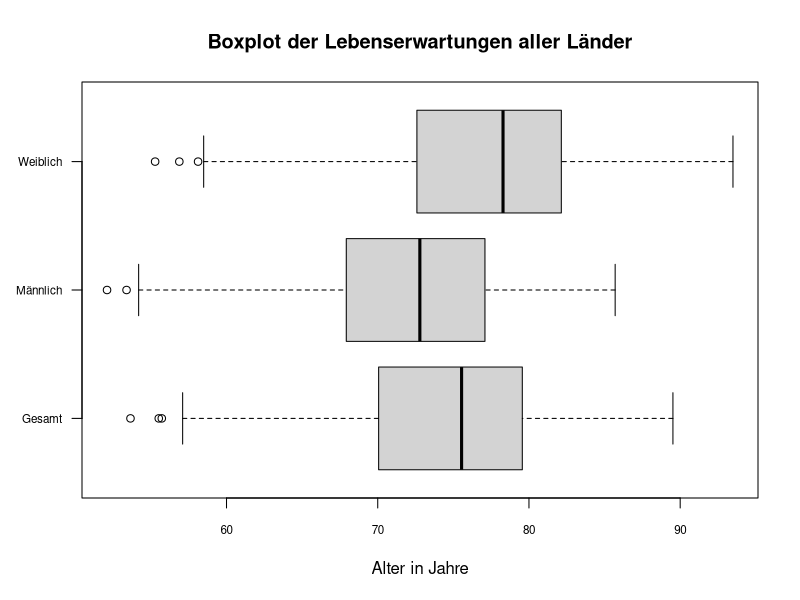
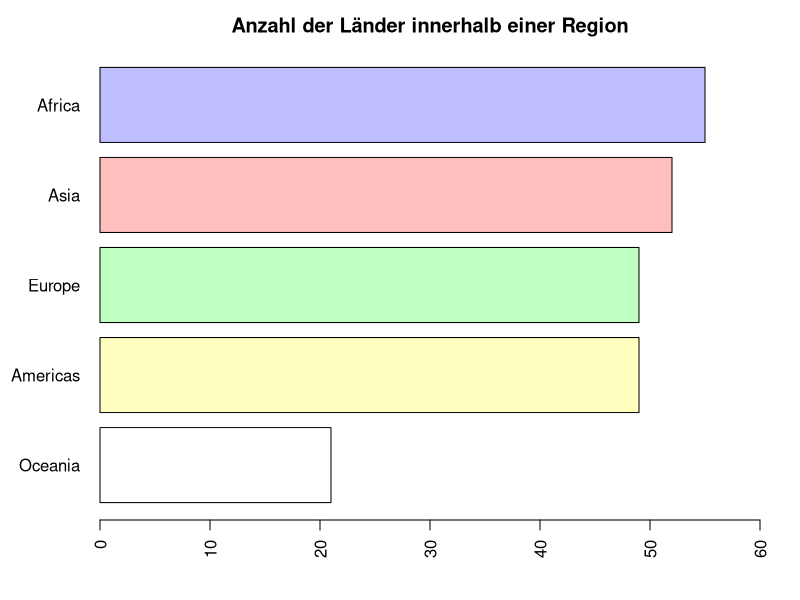
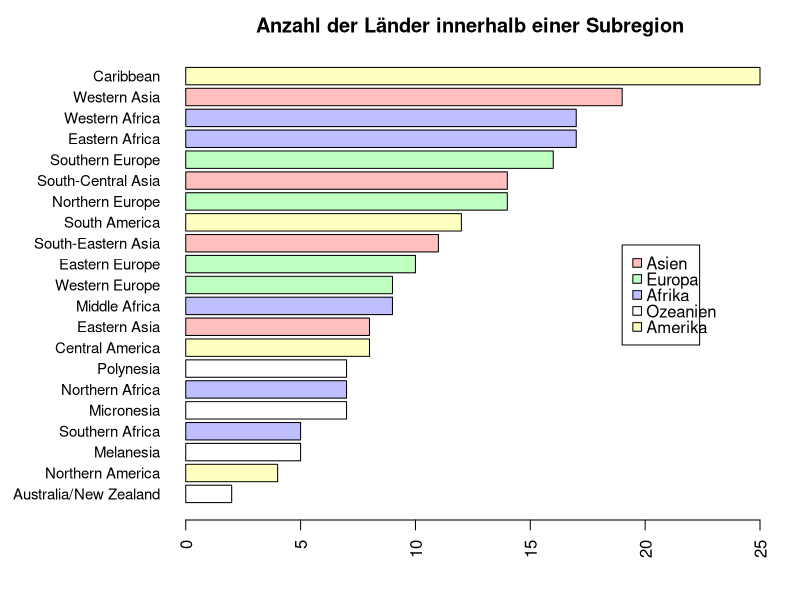
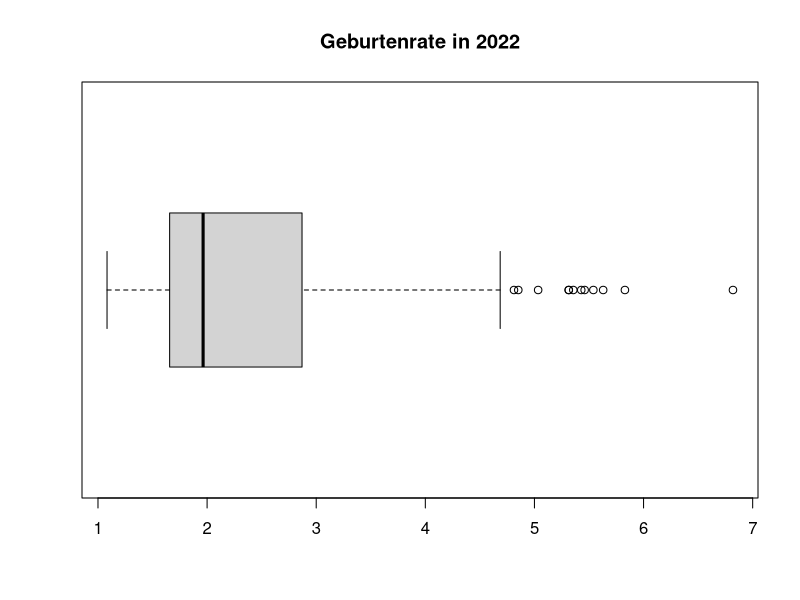
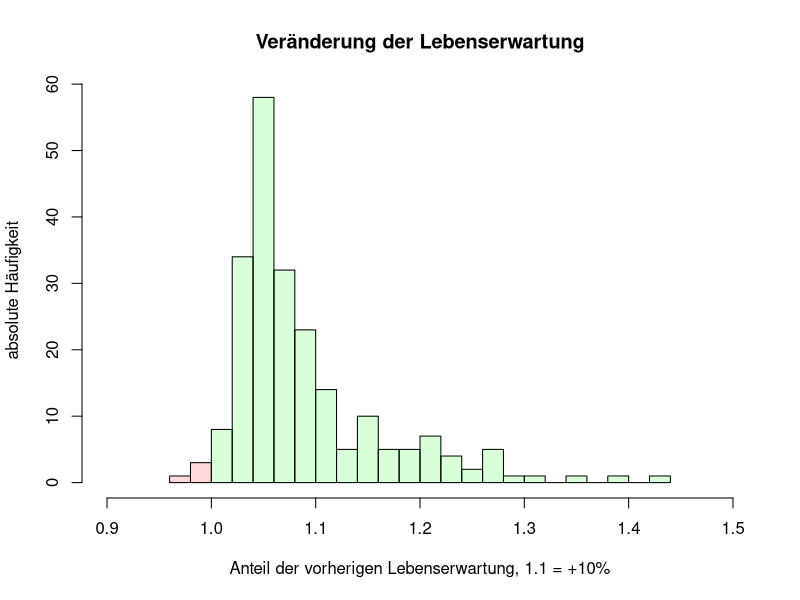
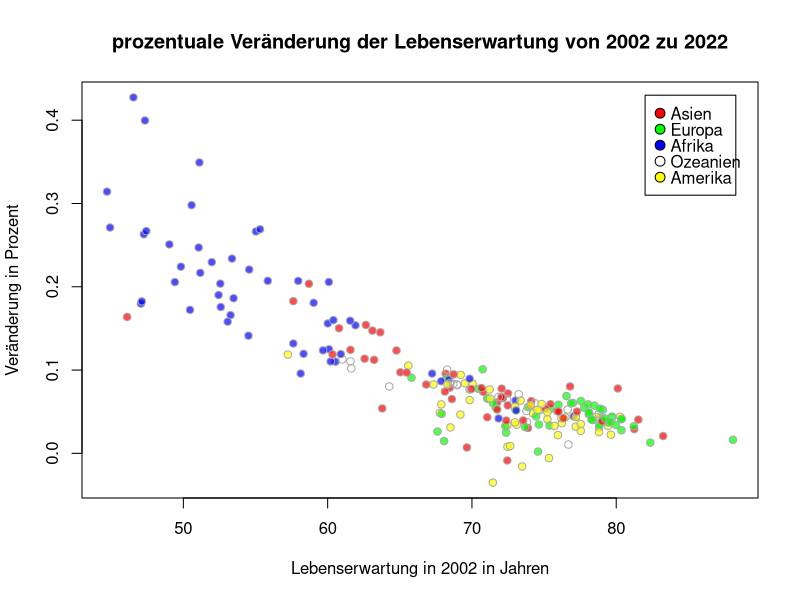
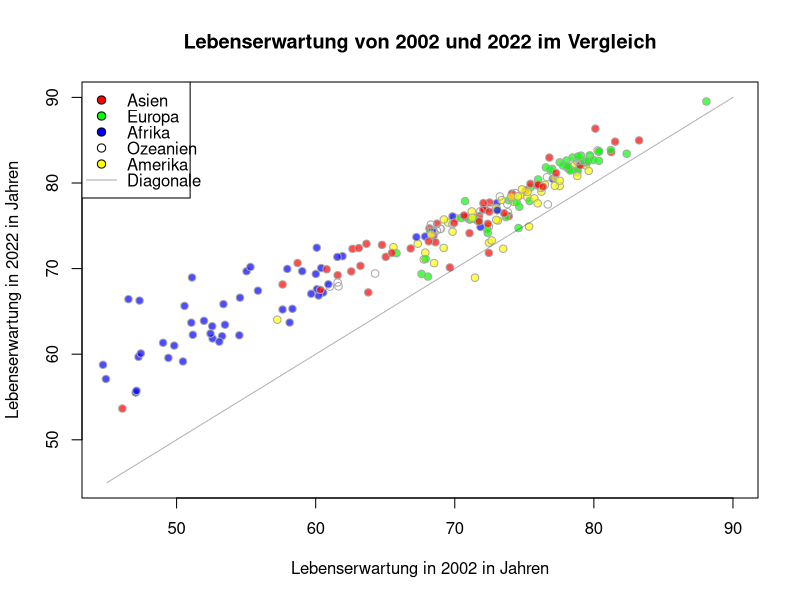
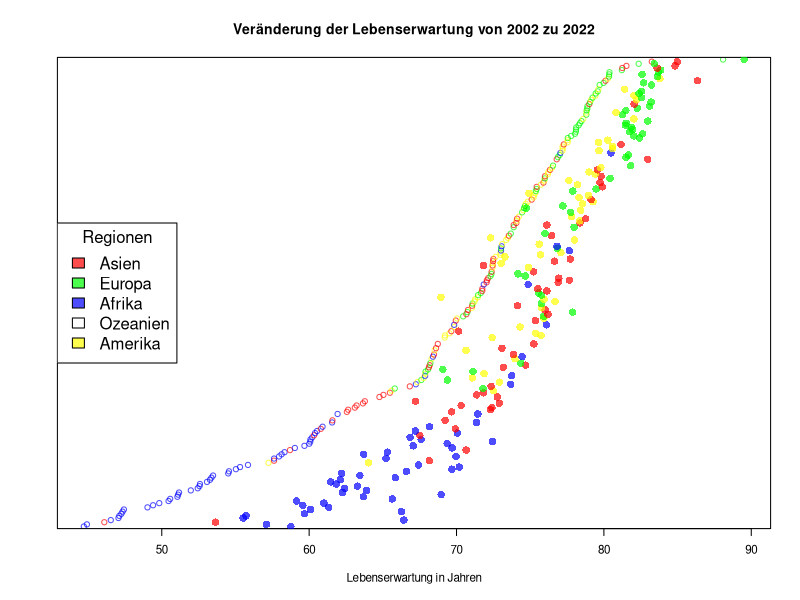

R code for these plots, in order:
library(scales)
library(dplyr)

data = read.csv("census_2022_2002.csv")
data = data[ - c(429,430),] # USA entfernen da NA

data22 = data[data$Year == 2022,]
data02 = data[data$Year == 2002,]
# Daten zu 2022 (fuer 1 bis 3)

data02_clean = na.omit(data02) 
data22_clean = semi_join(data22, data02_clean, by= "Country")
# Daten wenn beide Jahre existieren (fuer 4)
data_merge_clean<-merge(data02_clean, data22_clean, by= "Country",
                        suffixes = c("_2002","_2022"))
data_merge_clean<-data_merge_clean[, -c(2,7:9)]

#### allgemeine Variablen:
mar_def = c(5, 4, 4, 2) + 0.1 # Default-Margin
region_cols = c("Asia" = "red", "Europe" = "green", "Africa" = "blue", "Oceania" = NA, "Americas" = "yellow")
region_names = c("Asien", "Europa", "Afrika", "Ozeanien", "Amerika")


####
# Box-Plots der drei Lebenserwartung-Kennzahlen von 2022
boxplot(data22$Life_Expectancy_Overall, data22$Life_Expectancy_Male, data22$Life_Expectancy_Female, 
        names = c("Gesamt","Männlich","Weiblich"), las = 1, cex.axis = 0.7, main = "Boxplot der Lebenserwartungen aller Länder",
        xlab = "Alter in Jahre", horizontal = T)


# Bar-Plot der Haeufigkeiten der Regionen/Subregionen
par(mar=c(4, 5, 2.5, 2))
RegionTable = sort(table(data22$Region), decreasing = F)
barplot(RegionTable, col = alpha(region_cols[names(RegionTable)],0.25), xlim = c(0,60), horiz = T, las = 2,
        main = "Anzahl der Länder innerhalb einer Region")
par(mar=mar_def)

par(mar=c(4, 9, 2.5, 2))
SubregionTable = sort(table(data22$Subregion), decreasing = F)
barplot(SubregionTable, col = alpha(region_cols[data22$Region[match(names(SubregionTable), data22$Subregion)]],0.25),
        las = 2, cex.names = 0.9, horiz = T, main = "Anzahl der Länder innerhalb einer Subregion")
legend(19, 15, legend = region_names, pt.bg = alpha(region_cols, 0.25), pch = 22, col = "black", 
       pt.cex = 1.3, text.width = 2, x.intersp = 0.6, y.intersp = 0.8)
par(mar=mar_def)

# Box-Plot der Geburtenrate in 2022
boxplot(data22$Total_Fertility_Rate, horizontal = T, main = "Geburtenrate in 2022")


#### 4 - Jahresvergleich
Life_Expectancy_Change = (data22_clean$Life_Expectancy_Overall - data02_clean$Life_Expectancy_Overall) / data02_clean$Life_Expectancy_Overall
# Histogramm der Veraenderung der Lebenserwartung
histcols = alpha(c("red","red",rep("green",22)),0.15)
hist(Life_Expectancy_Change + 1, xlim = c(0.9,1.5), breaks = 20, col = histcols,
     xlab = "Anteil der vorherigen Lebenserwartung, 1.1 = +10%", ylab = "absolute Häufigkeit", main = "Veränderung der Lebenserwartung", )
  # TODO: xlab / main muss verbessert werden, so nicht aussagekräftig genug

# Scatterplot der Lebenserwartung in 2002 gegen die Veraenderung der Lebensrate
plot(data02_clean$Life_Expectancy_Overall,Life_Expectancy_Change, bg = alpha(region_cols[data02_clean$Region],0.7), pch = 21, col = "darkgrey",
     xlab = "Lebenserwartung in 2002 in Jahren", ylab = "Veränderung in Prozent", 
     main = "prozentuale Veränderung der Lebenserwartung von 2002 zu 2022")
legend(82, 0.43, legend = region_names, pt.bg = region_cols, pch = 21, col = "black", 
       pt.cex = 1.3, text.width = 4, x.intersp = 0.7, y.intersp = 0.8)

# Scatterplot der Lebenserwartung in 2002 gegen die Lebenserwartung in 2022             ## auskommentiert: Variante mit seperaten Symbolen
  # region_symb = c("Asia" = 16, "Europe" = 17, "Africa" = 18, "Oceania" = 20, "Americas" = 19) 
plot(data02_clean$Life_Expectancy_Overall,data22_clean$Life_Expectancy_Overall,
      #pch = region_symb[data02_clean$Region], col = alpha(region_cols[data02_clean$Region],0.7), 
     bg = alpha(region_cols[data02_clean$Region],0.7), pch = 21, col ="darkgrey",
     xlim = c(45,90), ylim = c(45,90), xlab = "Lebenserwartung in 2002 in Jahren", ylab = "Lebenserwartung in 2022 in Jahren", 
     main = "Lebenserwartung von 2002 und 2022 im Vergleich")
points(45:90, 45:90, type = "l", col = grey(0,0.3) )
legend("topleft", legend = c(region_names,"Diagonale"),
       #pch = c(16,17,18,20,19,NA),lty = c(rep(NA,5),1), col = c(region_cols,"darkgrey"),
       pch = c(rep(21,5),NA), lty = c(rep(NA,5),1), pt.bg = region_cols, col = c(rep("black",5),"darkgrey"),
       pt.cex = 1.1, text.width = 4, x.intersp = 0.7, y.intersp = 0.8)

#Dotchart für die Lebenserwatung im Vergleich 2002 gegen 2022
#Farblich Regionale Aufteilung auskommentiert
data_merge_clean<-data_merge_clean[order(
  data_merge_clean$Life_Expectancy_Overall_2002),]
dotchart(data_merge_clean$Life_Expectancy_Overall_2002, 
         xlab = "Lebenserwartung in Jahren", ylab = "Länder",
         main = "Veränderung der Lebenserwartung von 2002 zu 2022",
         pch = 1, cex = 0.7,
         xlim = range(c(data_merge_clean$Life_Expectancy_Overall_2022,
                        data_merge_clean$Life_Expectancy_Overall_2002)),
         lcolor = "White",
           col = alpha(region_cols[data_merge_clean$Region_2022],0.7)
         )
points(data_merge_clean$Life_Expectancy_Overall_2022,
       1:nrow(data_merge_clean),  pch=16,
         col = alpha(region_cols[data_merge_clean$Region_2022],0.7)
)
#legend("topleft", legend = c("2002", "2022"), pch = c(1,16))
legend("left", legend = region_names, fill = alpha(region_cols, 0.7),title = "Regionen")

#Dotchart Fertility im Vergleich 2002 gegen 2022
# Farbliche Aufteilung nach Region auskommentiert
data_merge_clean<-data_merge_clean[order(
  data_merge_clean$Total_Fertility_Rate_2002),]
dotchart(data_merge_clean$Total_Fertility_Rate_2002,
         main = "Veränderung der Fertilitätsrate von 2002 zu 2022",
         xlab = "Fertilitätsrate", pch=1,
         xlim = range(c(data_merge_clean$Total_Fertility_Rate_2022,
                        data_merge_clean$Total_Fertility_Rate_2002)),
         ylab = "Länder", 
         lcolor = "White",
        # col = alpha(region_cols[data_merge_clean$Region_2022],0.7)
         )
points(data_merge_clean$Total_Fertility_Rate_2022,
       1:nrow(data_merge_clean),  pch=16,
       #col = alpha(region_cols[data_merge_clean$Region_2022],0.7)
       )
legend("right", legend = c("2002", "2022"), pch = c(1,16), title = "Jahr")
#legend("bottomright", legend = region_names, fill = alpha(region_cols, 0.7),title = "Regionen")
